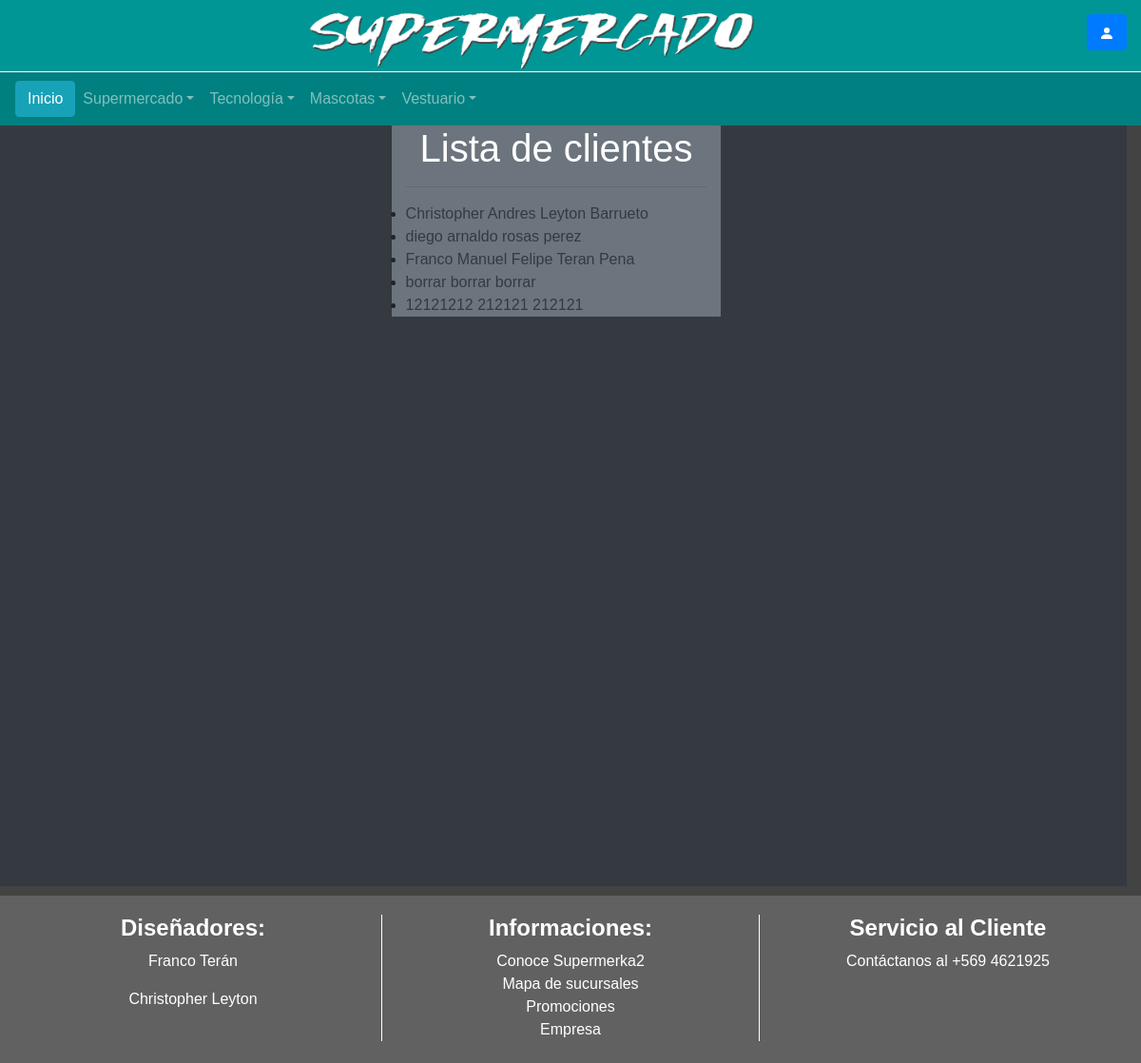
Page /supermercado/clientes/ on the committed database.
### supermercado/models.py (models this page shows)
class Cliente(models.Model):
	rut = models.CharField(max_length=11, null=False, primary_key=True)
	dv = models.CharField(max_length=1,null=False)
	nombres = models.CharField('Nombres',max_length=50, null=False)
	apellidoP = models.CharField('Apellido Paterno',max_length=20, null=False)
	apellidoM = models.CharField('Apellido Materno',max_length=20, null=False)
	fcelular = models.BigIntegerField('Celular',null=False)
	fcasa = models.BigIntegerField('Teléfono',null=False)
	fecha_nacimiento= models.DateField('Fecha de Nacimiento',null=False)
	email= models.EmailField('e-Mail',max_length=50,default='compras@super.cl',unique=True)
	def __str__(self):
		return  (self.nombres+" "+self.apellidoP+" "+self.apellidoM)
	def get_absolute_url(self):
	   return reverse('cliente-detail',args=[str(self.rut)])

### supermercado/views.py (the view)
# urls.py: path('clientes/',views.ClienteListView.as_view(),name='clientes'),
class ClienteListView(generic.ListView):
    model = Cliente
    paginate_by = 20

### supermercado/templates/supermercado/cliente_list.html (shortened to what this page needs)
{% extends "base_generic.html" %}
{% block content %}
<div class="row justify-content-center bg-dark vh-100 col-12">
    <div >
        <div class="container  bg-secondary">
            <div class="text-white col-md-12">
            	<h1>Lista de clientes</h1>
            </div>
            <hr>
            <div>
                {% if cliente_list %}
                <ul>
	               {% for cliente in cliente_list %}
	                <li>
		               <a href="{{ cliente.get_absolute_url }}" class="text-dark">{{ cliente}}</a>
	                </li>
	                {% endfor %}
                </ul>
                {% else %}
                   <p>No hay clientes registrados.</p>
                {% endif %}
            </div>
        </div>
    </div>
</div>
{% endblock %}

### rows in the picture
Cliente: nombres+apellidoP+apellidoM "Christopher Andres Leyton Barrueto"
Cliente: nombres+apellidoP+apellidoM "diego arnaldo rosas perez"
Cliente: nombres+apellidoP+apellidoM "Franco Manuel Felipe Teran Pena"
Cliente: nombres+apellidoP+apellidoM "borrar borrar borrar"
Cliente: nombres+apellidoP+apellidoM "12121212 212121 212121"
